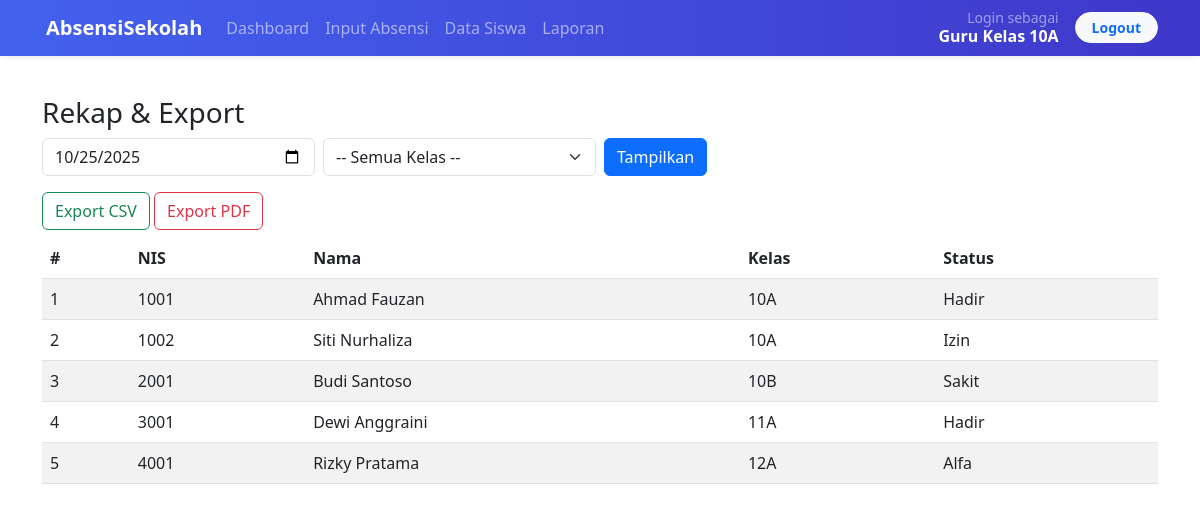
The page /rekap.php?tanggal=2025-10-25 (signed in) on the database its author committed.
### tables this page shows
CREATE TABLE absensi (
  id INT AUTO_INCREMENT PRIMARY KEY,
  id_siswa INT NOT NULL,
  tanggal DATE NOT NULL,
  status ENUM('Hadir','Izin','Sakit','Alfa') NOT NULL,
  keterangan VARCHAR(255),
  FOREIGN KEY (id_siswa) REFERENCES siswa(id) ON DELETE CASCADE
);

CREATE TABLE siswa (
  id INT AUTO_INCREMENT PRIMARY KEY,
  nama_siswa VARCHAR(100) NOT NULL,
  nis VARCHAR(20) NOT NULL,
  id_kelas INT,
  FOREIGN KEY (id_kelas) REFERENCES kelas(id) ON DELETE CASCADE
);

CREATE TABLE kelas (
  id INT AUTO_INCREMENT PRIMARY KEY,
  nama_kelas VARCHAR(50) NOT NULL
);

### koneksi.php (called while the page is built, shortened)
<?php
function esc($s){ return htmlspecialchars($s, ENT_QUOTES); }
?>

### rekap.php (the view, shortened to what this page needs)
<?php
require 'koneksi.php';
$tanggal = $_GET['tanggal'] ?? '';
$id_kelas = intval($_GET['kelas'] ?? 0);
$rows = [];
if($tanggal){
    $q = "SELECT s.nis,s.nama_siswa,k.nama_kelas,a.status,a.tanggal
          FROM absensi a
          JOIN siswa s ON a.id_siswa=s.id
          JOIN kelas k ON s.id_kelas=k.id
          WHERE a.tanggal = ?";
    $stmt = $mysqli->prepare($q);
    $stmt->bind_param('s',$tanggal);
    $stmt->execute();
    $rows = $stmt->get_result()->fetch_all(MYSQLI_ASSOC);
}
?>
<!doctype html><html><head><meta charset="utf-8"><title>Rekap Absensi</title>
<link href="https://cdn.jsdelivr.net/npm/bootstrap@5.3.0/dist/css/bootstrap.min.css" rel="stylesheet"></head>
<body>
<?php include 'navbar.php'; ?>
<div class="container py-4">
  <h3>Rekap & Export</h3>
  <form method="get" class="row g-2 mb-3">
    <div class="col-md-3"><input type="date" name="tanggal" class="form-control" value="<?php echo esc($tanggal); ?>"></div>
    <div class="col-md-3">
      <select name="kelas" class="form-select">
        <option value="0">-- Semua Kelas --</option>
      </select>
    </div>
    <div class="col-md-2"><button class="btn btn-primary">Tampilkan</button></div>
  </form>
  <?php if($tanggal): ?>
    <div class="mb-2">
      <a href="export_csv.php?tanggal=<?php echo esc($tanggal); ?>&kelas=<?php echo $id_kelas; ?>" class="btn btn-outline-success">Export CSV</a>
      <a href="export_pdf.php?tanggal=<?php echo esc($tanggal); ?>&kelas=<?php echo $id_kelas; ?>" class="btn btn-outline-danger" target="_blank">Export PDF</a>
    </div>
    <table class="table table-striped">
      <thead><tr><th>#</th><th>NIS</th><th>Nama</th><th>Kelas</th><th>Status</th></tr></thead>
      <tbody>
      <?php $no=1; foreach($rows as $r): ?>
        <tr>
          <td><?php echo $no++;?></td>
          <td><?php echo esc($r['nis']);?></td>
          <td><?php echo esc($r['nama_siswa']);?></td>
          <td><?php echo esc($r['nama_kelas']);?></td>
          <td><?php echo esc($r['status']);?></td>
        </tr>
      <?php endforeach; ?>
      </tbody>
    </table>
  <?php else: ?>
    <div class="alert alert-info">Pilih tanggal untuk menampilkan rekap.</div>
  <?php endif; ?>
</div>
</body></html>

### rows shown on the page
absensi: id_siswa.nis "1001", id_siswa.nama_siswa "Ahmad Fauzan", kelas.nama_kelas "10A", status "Hadir"
absensi: id_siswa.nis "1002", id_siswa.nama_siswa "Siti Nurhaliza", kelas.nama_kelas "10A", status "Izin"
absensi: id_siswa.nis "2001", id_siswa.nama_siswa "Budi Santoso", kelas.nama_kelas "10B", status "Sakit"
absensi: id_siswa.nis "3001", id_siswa.nama_siswa "Dewi Anggraini", kelas.nama_kelas "11A", status "Hadir"
absensi: id_siswa.nis "4001", id_siswa.nama_siswa "Rizky Pratama", kelas.nama_kelas "12A", status "Alfa"

### other values the page prints
$_SESSION['user']['nama_lengkap'] "Guru Kelas 10A"
